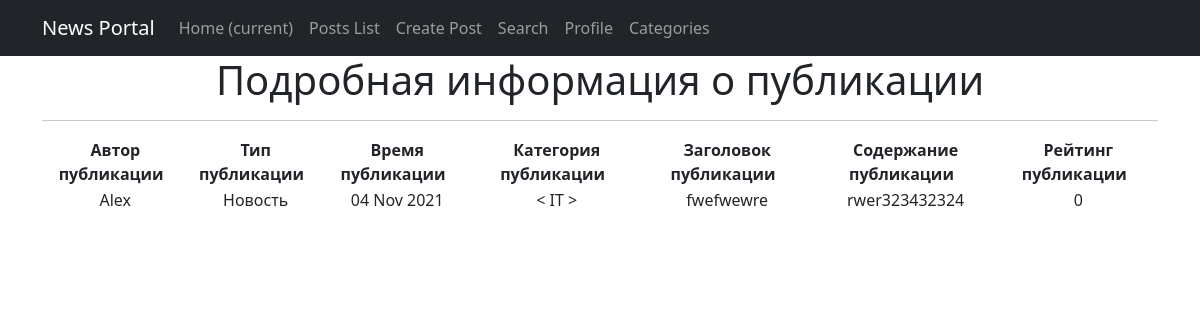
Before: /posts/12/ with the older database file.
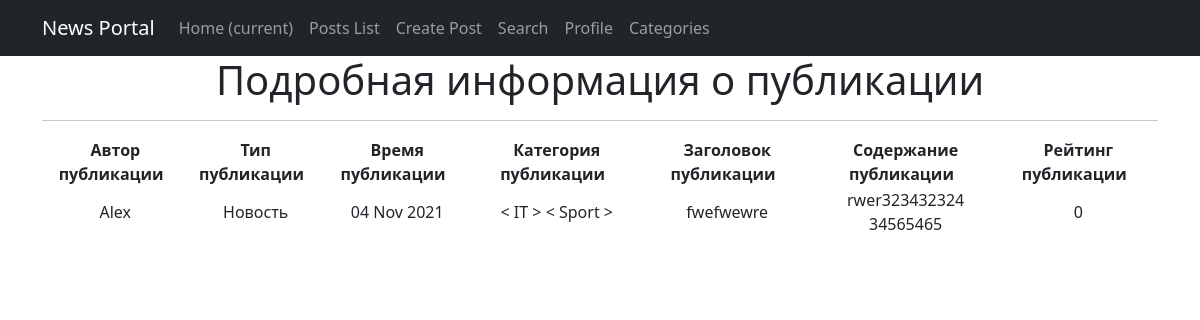
After: the same page with the newer database file.
### news/models.py (models this page shows, shortened)
class Category(models.Model):
    name = models.CharField(max_length=64, unique=True)
    class Meta:
        verbose_name = 'Категория'
        verbose_name_plural = 'Категории'
    def __str__(self):
        return f'{self.name}'

class Post(models.Model):
    article = 'AR'
    news = 'NW'
    kind = [
        (article, 'Статья'),
        (news, 'Новость')
    ]
    author = models.ForeignKey(Author, on_delete=models.CASCADE)
    view = models.CharField(max_length=2, choices=kind, default=article)
    time_of_creation = models.DateTimeField(auto_now_add=True)
    post_category = models.ManyToManyField(Category, through='PostCategory')
    title = models.CharField(max_length=128)
    text = models.TextField()
    post_rating = models.IntegerField(default=0)
    class Meta:
        verbose_name = 'Публикация'
        verbose_name_plural = 'Публикации'

class Author(models.Model):
    author_user = models.OneToOneField(User, on_delete=models.CASCADE)
    author_rating = models.IntegerField(default=0)
    class Meta:
        verbose_name = 'Автор'
        verbose_name_plural = 'Авторы'
    def __str__(self):
        return f'{self.author_user}'

### news/views.py (the view)
# urls.py: path('<int:pk>/', PostDetailView.as_view(), name='post_detail'),
class PostDetailView(DetailView):
    template_name = 'news/post_detail.html'
    queryset = Post.objects.all()

### news/templatetags/custom_filters.py (called while the page is built)
@register.filter(name='censor')
def censor(value):
    censor_list = ['мат']
    text = value.split()
    for word in text:
        if word.lower() in censor_list:
            value = value.replace(word, '[CENSORED]')
    return value

### templates/news/post_detail.html (shortened to what this page needs)
{% extends 'default.html' %}
{% load custom_filters %}
{% block content %}
<h1>Подробная информация о публикации</h1>
  <hr>
<table>
    <thead>
        <th>
            <b>Автор публикации &nbsp </b>
        </th>
        <th>
            <b>Тип публикации &nbsp </b>
        </th>
        <th>
            <b>Время публикации &nbsp </b>
        </th>
        <th>
            <b>Категория публикации &nbsp </b>
        </th>
        <th>
            <b>Заголовок публикации &nbsp </b>
        </th>
        <th>
            <b>Содержание публикации &nbsp </b>
        </th>
        <th>
            <b>Рейтинг публикации &nbsp </b>
        </th>
    </thead>
    <tr>
        <td>
            {{ post.author }}
        </td>
        <td>
            {{ post.get_view_display}}
        </td>
        <td>
            {{ post.time_of_creation|date:'d M Y' }}
        </td>
        <td>
            {% for category in post.post_category.all %}
            < {{ category }} >
            {% endfor %}
        </td>
        <td>
            {{ post.title }}
        </td>
        <td>
            {{ post.text|truncatechars:50|censor  }}
        </td>
        <td>
            {{ post.post_rating }}
        </td>
    </tr>
</table>
<br>
{% endblock content %}

Changed rows visible on the page:
changed Post "Новость": text|censor "rwer323432324" → "rwer323432324 34565465"
now on this page (row unchanged): Category: name "Sport"
